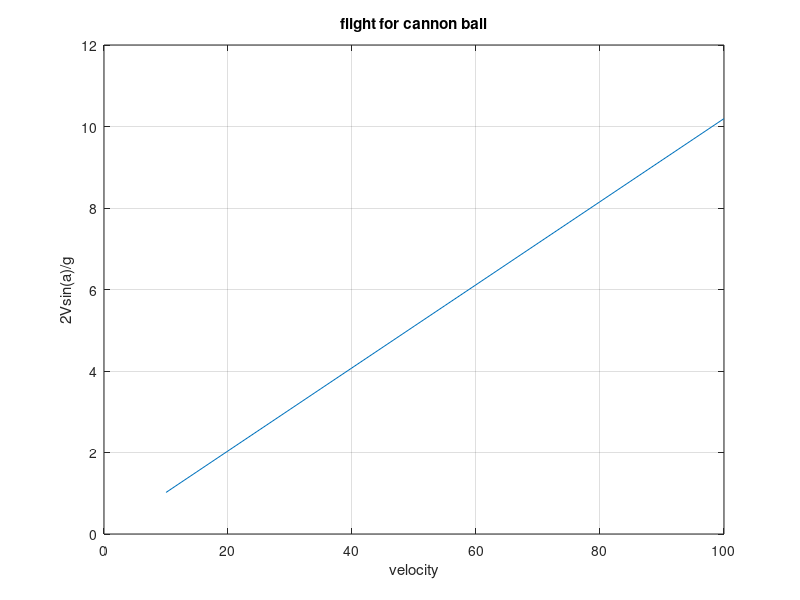

Reproduce this figure in MATLAB.
clear;
clc;
a=pi/6;
g=9.81;
V=10:5:100;
t=2*V*sin(a)/g
plot(V,t)
grid
xlabel('velocity');
ylabel('2Vsin(a)/g');
title('flight for cannon ball');
